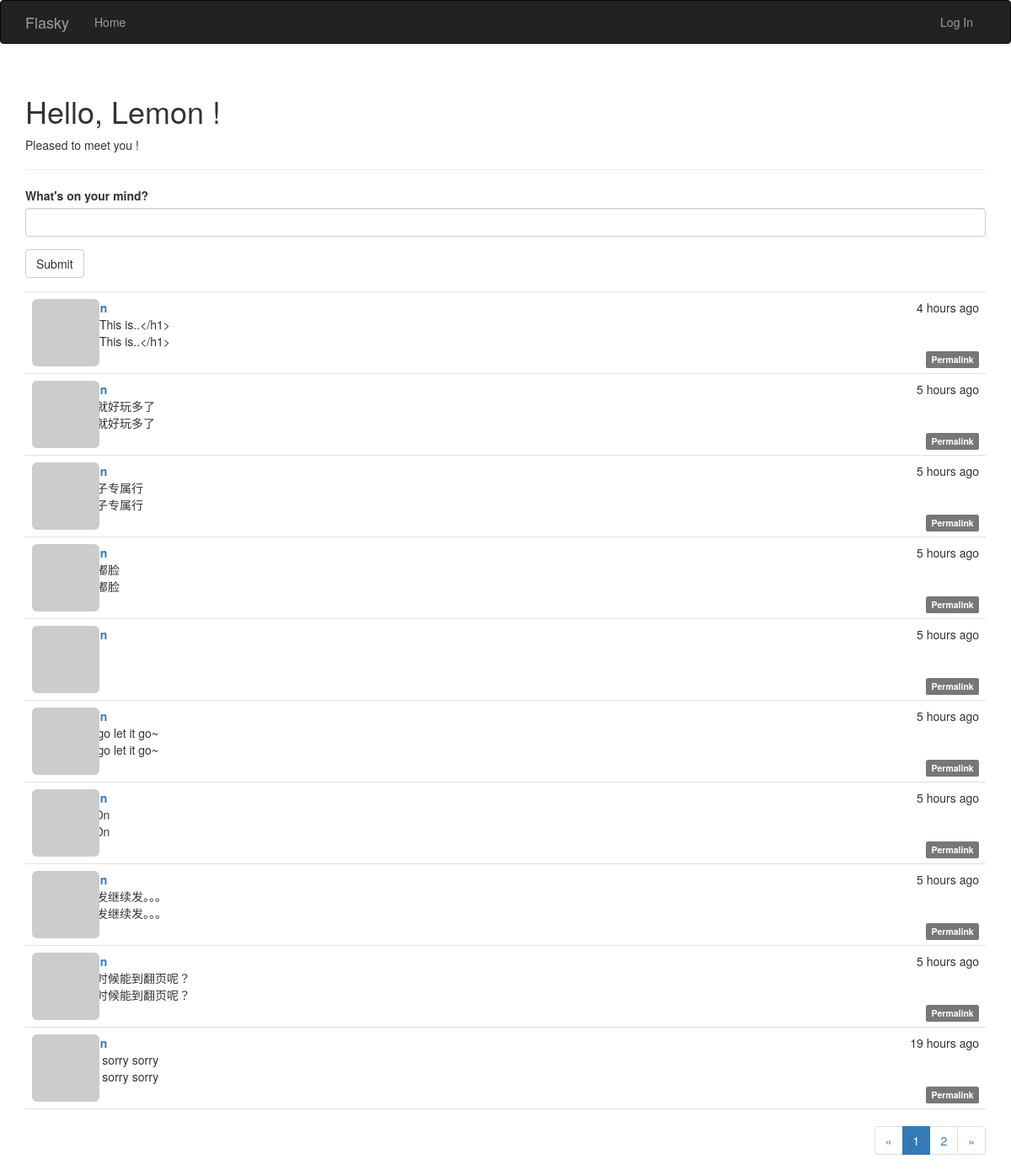
Before: / with the older database file.
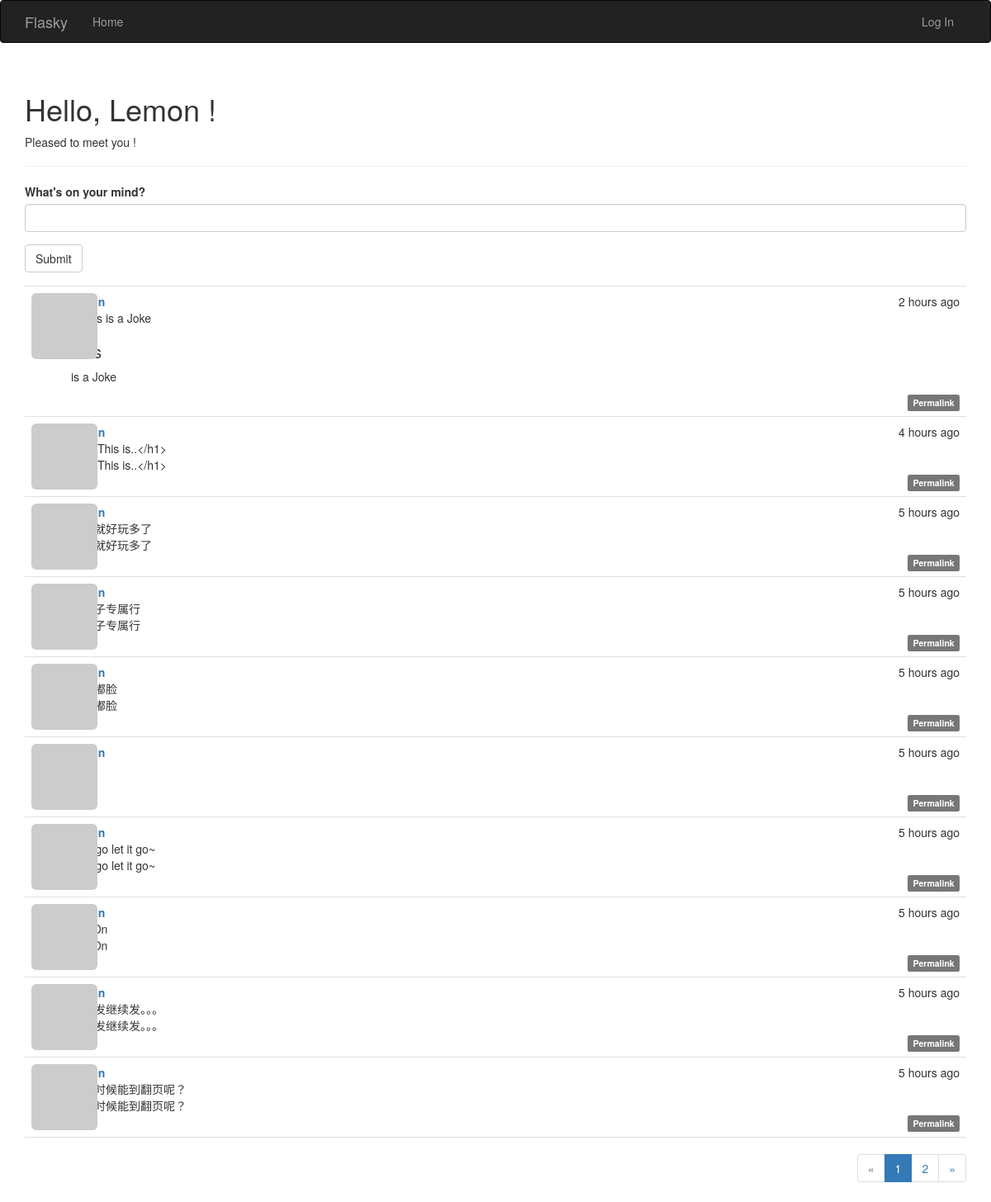
After: the same page with the newer database file.
### app/models.py (models this page shows, shortened)
class Post(db.Model):
    __tablename__ = 'posts'
    id = db.Column(db.Integer, primary_key=True)
    body = db.Column(db.Text)
    body_html = db.Column(db.Text)
    timestamp = db.Column(db.DateTime, index=True, default=datetime.utcnow)
    author_id = db.Column(db.Integer, db.ForeignKey('users.id'))

### app/main/views.py (the view)
@main.route('/', methods=['GET', 'POST'])
def index():
    form = PostForm()
    if form.validate_on_submit():
        post = Post(body=form.body.data,
                    author=current_user._get_current_object())
        db.session.add(post)
        return redirect(url_for('.index'))
    page = request.args.get('page', 1, type=int)
    pagination = Post.query.order_by(Post.timestamp.desc()).paginate(
        page, per_page=current_app.config['FLASKY_POSTS_PER_PAGE'],
        error_out=False)
    posts = pagination.items
    return render_template('index_basic.html', form=form, posts=posts,
                           pagination=pagination)

### app/main/forms.py
class PostForm(Form):
    body = PageDownField("What's on your mind?", validators=[Required()])
    submit = SubmitField('Submit')

### app/auth/views.py (called while the page is built)
@auth.before_app_request
def before_request():
	if current_user.is_authenticated:
	    current_user.ping()   # Update logged-in user access time
	    if not current_user.confirmed \
	            and request.endpoint[:5] != 'auth.' \
	            and request.endpoint != 'static':   # Filter unconfirmed accounts
	        return redirect(url_for('auth.unconfirmed'))

### app/main/__init__.py (called while the page is built)
@main.app_context_processor
def inject_permissions():
	return dict(Permission=Permission)

### app/models.py (called while the page is built)
	def gravatar(self, size=100, default='identicon', rating='g'):
		if request.is_secure:
			url = 'https://secure.gravatar.com/avatar'
		else:
			url = 'http://www.gravatar.com/avatar'
		hash = self.avatar_hash or hashlib.md5(
            self.email.encode('utf-8')).hexdigest()
		return '{url}/{hash}?s={size}&d={default}&r={rating}'.format(
            url=url, hash=hash, size=size, default=default, rating=rating)

	def is_administrator(self):
		return False

### app/templates/index_basic.html (shortened to what this page needs)
{% extends "base_basic.html" %}
{% import "bootstrap/wtf.html" as wtf %}
{% import "_macros.html" as macros %}
{% block page_content %}
<div class="page-header">
	<h1>Hello,
		{% if current_user.is_authenticated %}
		{{ current_user.username | capitalize }}
		{% else %}
		Lemon
		{% endif %}!
	</h1>
	{% if not known %}
	<p>Pleased to meet you !</p>
	{% else %}
	<p>Happy to see you again !</p>
	{% endif %}
</div>
<div>
    {{ wtf.quick_form(form) }}
</div>
{% include '_posts.html' %}
{% if pagination %}
<div class="pagination">
	{{ macros.pagination_widget(pagination, '.index') }}
</div>
{% endif %}
{% endblock %}

### app/templates/_posts.html (shortened to what this page needs)
<ul class="posts">
    {% for post in posts %}
    <li class="post">
        <div class="post-thumbnail">
            <a href="{{ url_for('.user', username=post.author.username) }}">
                <img class="img-rounded profile-thumbnail" src="{{ post.author.gravatar(size=40) }}">
            </a>
        </div>
        <div class="post-content">
            <div class="post-date">{{ moment(post.timestamp).fromNow() }}</div>
            <div class="post-author">
            	<a href="{{ url_for('.user', username=post.author.username) }}">
            	</a>
            </div>
            <div class="post-body">{{ post.body }}</div>
            <div class="post-body">
                {% if post.body_html %}
                    {{ post.body_html | safe }}
                {% else %}
                    {{ post.body }}
                {% endif %}
            </div>
            <div class="post-footer">
                <a href="{{ url_for('.post', id=post.id) }}">
                    <span class="label label-default">Permalink</span>
                </a>
            </div>
        </div>
    </li>
    {% endfor %}
</ul>

Changed rows visible on the page:
no longer on this page (row unchanged): Post: timestamp "19 hours ago", body "sorry sorry sorry"
added Post: timestamp "2 hours ago", body "# This is a Joke", body_html "is a Joke"
